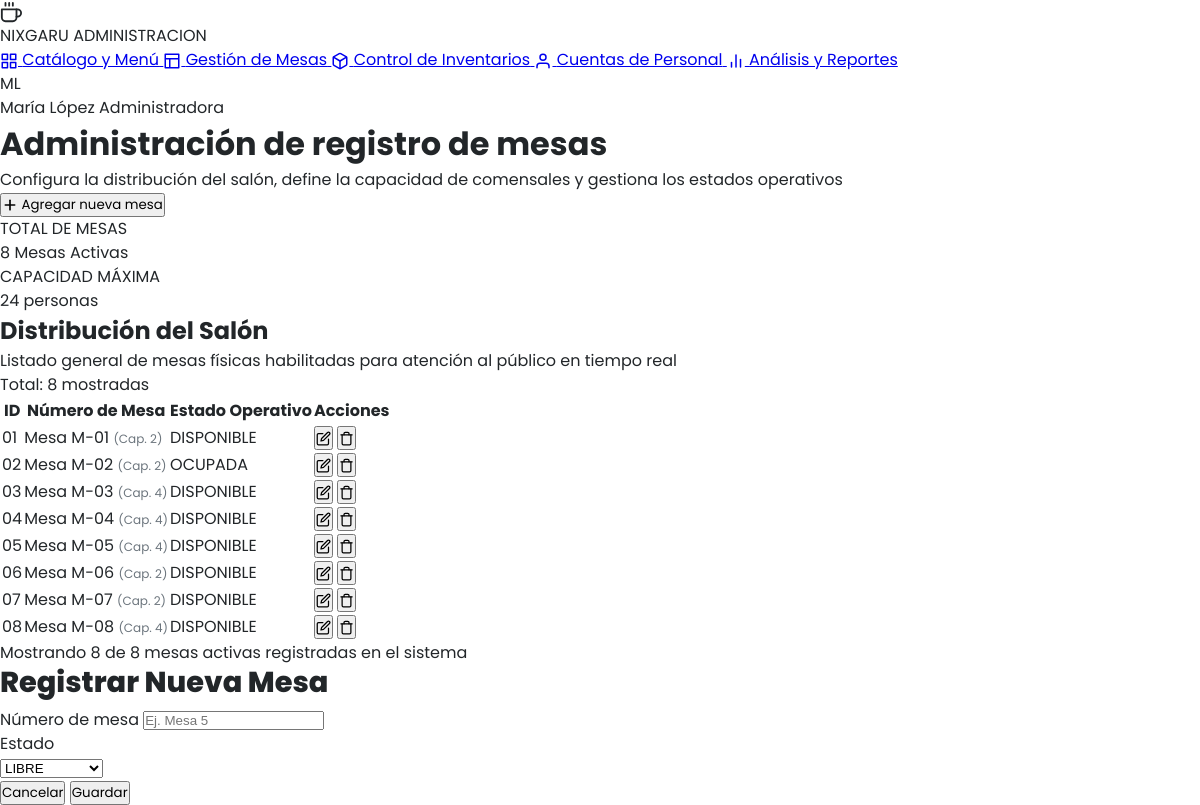
/views/admin/admin_mesas.php, run on the app's committed database.
### tables this page shows
CREATE TABLE `mesas` (
  `id_mesa` int NOT NULL AUTO_INCREMENT,
  `numero_mesa` varchar(10) NOT NULL,
  `capacidad` int NOT NULL,
  `estado` varchar(20) DEFAULT 'Disponible',
  PRIMARY KEY (`id_mesa`)
);

### models/Mesa.php (called while the page is built, shortened)
<?php
class Mesa {
    private PDO $pdo;
    public function __construct(PDO $pdo) {
        $this->pdo = $pdo;
    }
    public function obtenerTodas(): array {
        $stmt = $this->pdo->prepare("
            SELECT id_mesa, numero_mesa, capacidad, estado
            FROM mesas
            ORDER BY id_mesa ASC
        ");
        $stmt->execute();
        return $stmt->fetchAll();
    }
}

### views/admin/admin_mesas.php (the view, shortened to what this page needs)
<?php
require_once __DIR__ . '/../../config/database.php';
require_once __DIR__ . '/../../models/Mesa.php';
try {
    $mesaModel = new Mesa($pdo);
    $mesas = $mesaModel->obtenerTodas();
    $totalMesas = count($mesas);
    $capacidadTotal = array_sum(array_column($mesas, 'capacidad'));
} catch (PDOException $e) {
    die("Error al consultar las mesas: " . $e->getMessage());
}
require_once '../layouts/sidebar.php';
?>
    <main class="admin-main-content">
      <div class="admin-content-card">
        <div class="admin-content-header">
          <div class="admin-title-group">
            <h1 class="admin-page-title">Administración de registro de mesas</h1>
            <p class="admin-page-subtitle">Configura la distribución del salón, define la capacidad de comensales y gestiona los estados operativos</p>
          </div>
          <button class="btn-add-table" id="btnAbrirModalMesa">
            <svg width="16" height="16" viewBox="0 0 24 24" fill="none" stroke="currentColor" stroke-width="2.5" stroke-linecap="round" stroke-linejoin="round">
              <line x1="12" y1="5" x2="12" y2="19"></line>
              <line x1="5" y1="12" x2="19" y2="12"></line>
            </svg>
            <span>Agregar nueva mesa</span>
          </button>
        </div>
        <div class="admin-stats-row">
          <div class="admin-stat-card">
            <span class="stat-label">TOTAL DE MESAS</span>
            <div class="stat-value-group">
              <span class="stat-number"><?php echo $totalMesas; ?> Mesas</span>
              <span class="stat-badge-active">Activas</span>
            </div>
          </div>
          <div class="admin-stat-card">
            <span class="stat-label">CAPACIDAD MÁXIMA</span>
            <div class="stat-value-group">
              <span class="stat-number"><?php echo $capacidadTotal; ?> personas</span>
            </div>
          </div>
        </div>
        <div class="admin-table-container">
          <div class="admin-table-header">
            <div class="table-header-left">
              <h2 class="table-card-title">Distribución del Salón</h2>
              <p class="table-card-subtitle">Listado general de mesas físicas habilitadas para atención al público en tiempo real</p>
            </div>
            <span class="table-count-badge">Total: <?php echo $totalMesas; ?> mostradas</span>
          </div>
          <div class="table-responsive">
            <table class="admin-data-table">
              <thead>
                <tr>
                  <th class="col-id">ID</th>
                  <th class="col-mesa">Número de Mesa</th>
                  <th class="col-estado">Estado Operativo</th>
                  <th class="col-acciones">Acciones</th>
                </tr>
              </thead>
              <tbody id="tablaMesasBody">
                <?php foreach ($mesas as $mesa): ?>
                  <?php
                    $estadoSlug = strtolower(trim($mesa['estado']));
                    $pillClass = match(true) {
                        str_contains($estadoSlug, 'ocupad') => 'status-ocupada',
                        str_contains($estadoSlug, 'proces') => 'status-reservada',
                        str_contains($estadoSlug, 'sin') => 'status-reservada',
                        default => 'status-libre',
                    };
                  ?>
                  <tr>
                    <td class="cell-id"><?php echo str_pad((string)$mesa['id_mesa'], 2, '0', STR_PAD_LEFT); ?></td>
                    <td class="cell-name">Mesa <?php echo htmlspecialchars($mesa['numero_mesa']); ?> <span style="font-size:12px; color:#6C757D; font-weight:normal;">(Cap. <?php echo (int)$mesa['capacidad']; ?>)</span></td>
                    <td class="cell-estado">
                      <span class="admin-status-pill <?php echo $pillClass; ?>"><?php echo strtoupper(htmlspecialchars($mesa['estado'])); ?></span>
                    </td>
                    <td class="cell-acciones">
                      <button class="btn-action-edit" title="Editar mesa" type="button" data-id="<?php echo $mesa['id_mesa']; ?>">
                        <svg width="15" height="15" viewBox="0 0 24 24" fill="none" stroke="currentColor" stroke-width="2" stroke-linecap="round" stroke-linejoin="round">
                          <path d="M11 4H4a2 2 0 0 0-2 2v14a2 2 0 0 0 2 2h14a2 2 0 0 0 2-2v-7"></path>
                          <path d="M18.5 2.5a2.121 2.121 0 0 1 3 3L12 15l-4 1 1-4 9.5-9.5z"></path>
                        </svg>
                      </button>
                      <button class="btn-action-delete" title="Eliminar mesa" type="button" data-id="<?php echo $mesa['id_mesa']; ?>">
                        <svg width="15" height="15" viewBox="0 0 24 24" fill="none" stroke="currentColor" stroke-width="2" stroke-linecap="round" stroke-linejoin="round">
                          <polyline points="3 6 5 6 21 6"></polyline>
                          <path d="M19 6v14a2 2 0 0 1-2 2H7a2 2 0 0 1-2-2V6m3 0V4a2 2 0 0 1 2-2h4a2 2 0 0 1 2 2v2"></path>
                        </svg>
                      </button>
                    </td>
                  </tr>
                <?php endforeach; ?>
              </tbody>
            </table>
          </div>
          <div class="admin-table-footer">
            <span>Mostrando <?php echo $totalMesas; ?> de <?php echo $totalMesas; ?> mesas activas registradas en el sistema</span>
          </div>
        </div>
      </div>
    </main>
  </div>
  <div id="modalNuevaMesa" class="modal" aria-hidden="true">
    <div class="modal-card">
      <div class="modal-header">
        <h3 class="modal-title">Registrar Nueva Mesa</h3>
      </div>
      <form id="formNuevaMesa" class="modal-form">
        <div class="form-group">
          <label for="inputNumeroMesa" class="form-label">Número de mesa</label>
          <input type="text" id="inputNumeroMesa" class="form-input" placeholder="Ej. Mesa 5" required>
        </div>
        <div class="form-group">
          <label for="selectEstadoMesa" class="form-label">Estado</label>
          <div class="select-wrapper">
            <select id="selectEstadoMesa" class="form-select">
              <option value="LIBRE">LIBRE</option>
            </select>
          </div>
        </div>
        <div class="modal-actions">
          <button type="button" class="btn-modal-cancel" id="btnCancelarModal">Cancelar</button>
          <button type="submit" class="btn-modal-save" id="btnGuardarMesa">Guardar</button>
        </div>
      </form>
    </div>
  </div>
</body>
</html>

### public/css/style.css (style rules this page uses)
:root { --color-terracota: #C66F50; --color-rojo-frambuesa: #C52E45; --color-blanco: #FFFFFF; --color-negro-suave: #222629; --color-gris-claro: #C9CED1; --color-primario: var(--color-rojo-frambuesa); --color-acento: var(--color-terracota); --color-fondo: var(--color-blanco); --color-texto: var(--color-negro-suave); --color-texto-muted: #71717A; --color-gris-superficie: #F4F4F5; --color-borde-suave: #ECECEC; --fuente-principal: 'Poppins', -apple-system, BlinkMacSystemFont, "Segoe UI", Roboto, sans-serif; --radio-lg: 28px; --radio-md: 22px; --radio-sm: 16px; --radio-pill: 9999px; --sombra-card: 0 4px 20px rgba(0, 0, 0, 0.04); --sombra-card-hover: 0 8px 24px rgba(0, 0, 0, 0.08); --sombra-modal: 0 20px 40px rgba(0, 0, 0, 0.15); }
* { margin: 0; padding: 0; box-sizing: border-box; }
body { background-color: var(--color-fondo); color: var(--color-texto); font-family: var(--fuente-principal); line-height: 1.5; -webkit-font-smoothing: antialiased; -moz-osx-font-smoothing: grayscale; }
img, svg { vertical-align: middle; }
button { font-family: inherit; }
.modal-title { font-size: 1.8rem; font-weight: 800; color: var(--color-negro-suave); margin-bottom: 8px; line-height: 1.2; }

### data on the page
mesas: id_mesa "01", numero_mesa "M-01", capacidad "2", estado "DISPONIBLE"
mesas: id_mesa "02", numero_mesa "M-02", capacidad "2", estado "OCUPADA"
mesas: id_mesa "03", numero_mesa "M-03", capacidad "4", estado "DISPONIBLE"
mesas: id_mesa "04", numero_mesa "M-04", capacidad "4", estado "DISPONIBLE"
mesas: id_mesa "05", numero_mesa "M-05", capacidad "4", estado "DISPONIBLE"
mesas: id_mesa "06", numero_mesa "M-06", capacidad "2", estado "DISPONIBLE"
mesas: id_mesa "07", numero_mesa "M-07", capacidad "2", estado "DISPONIBLE"
mesas: id_mesa "08", numero_mesa "M-08", capacidad "4", estado "DISPONIBLE"

### other printed values
$totalMesas "8"
$capacidadTotal "24"
